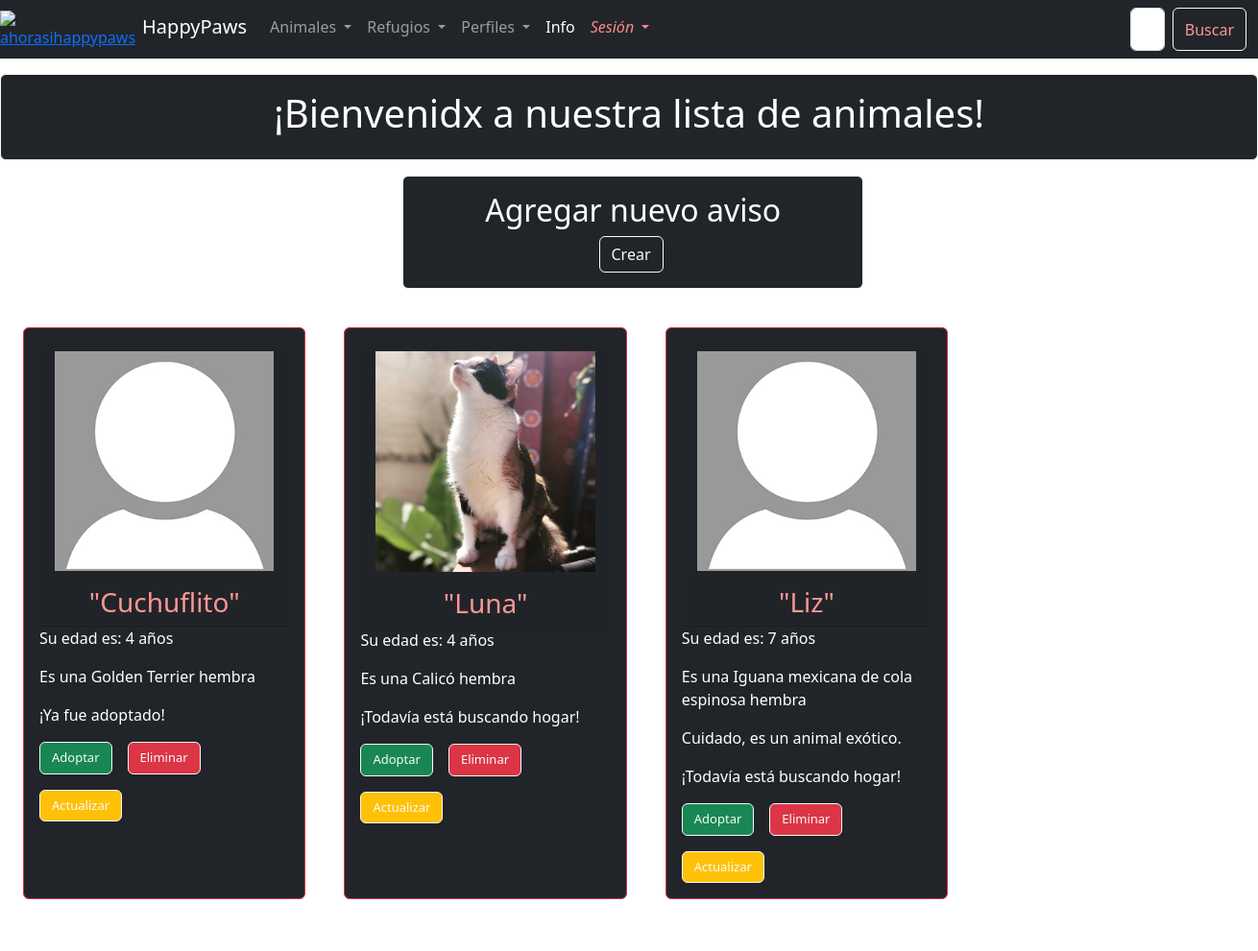
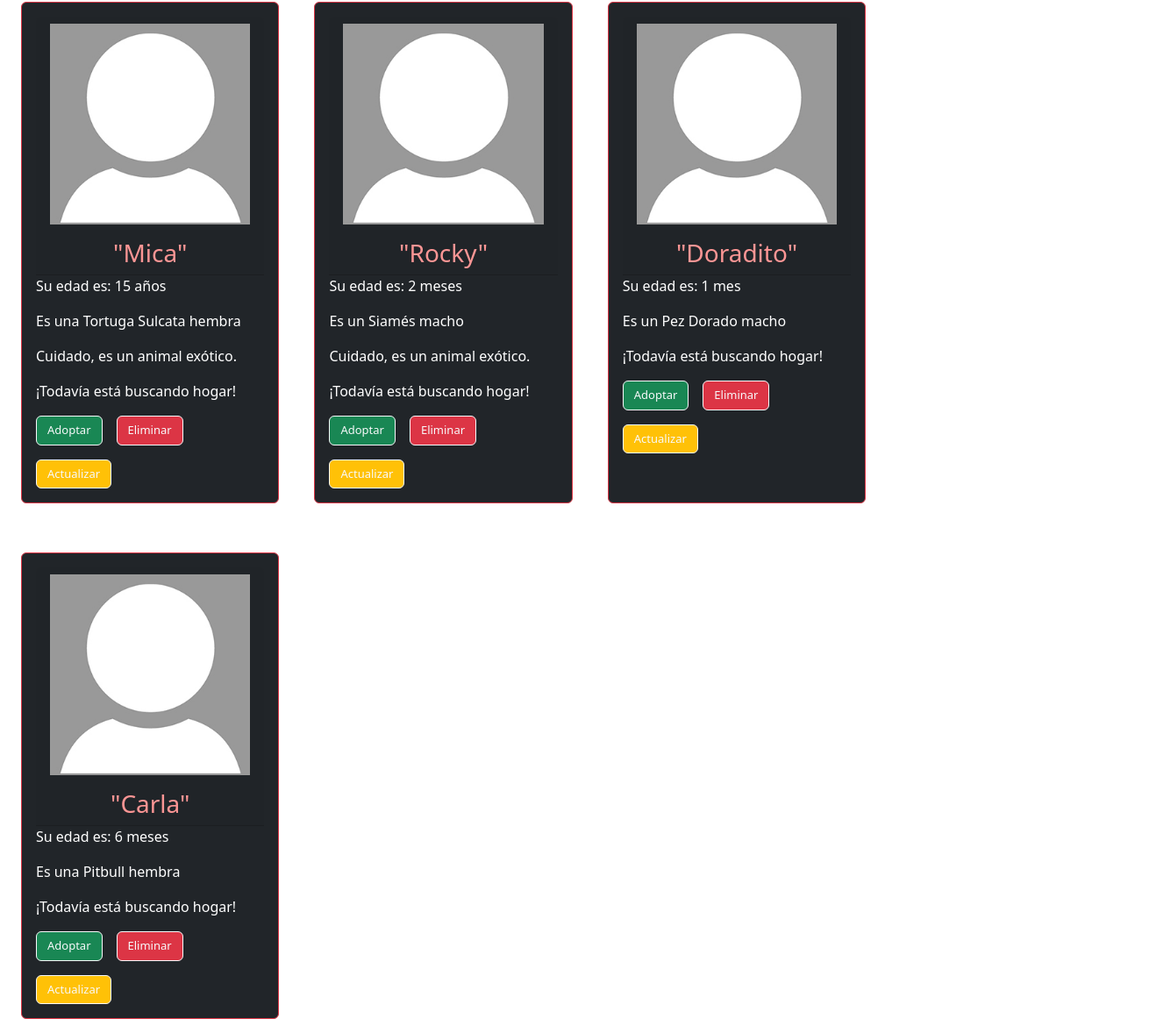
/animal-list/, run on an earlier commit of the app's database (2 pictures, top to bottom).
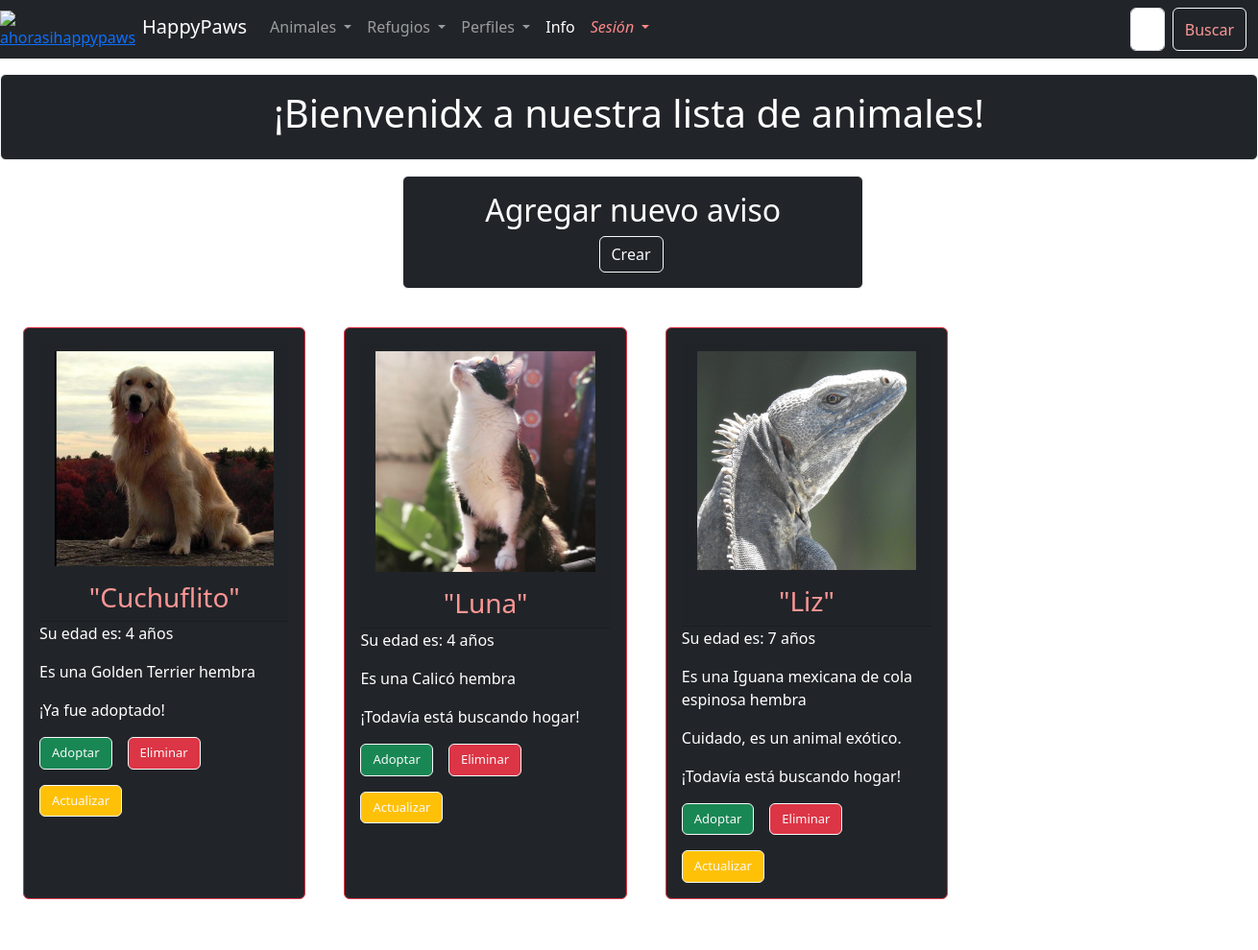
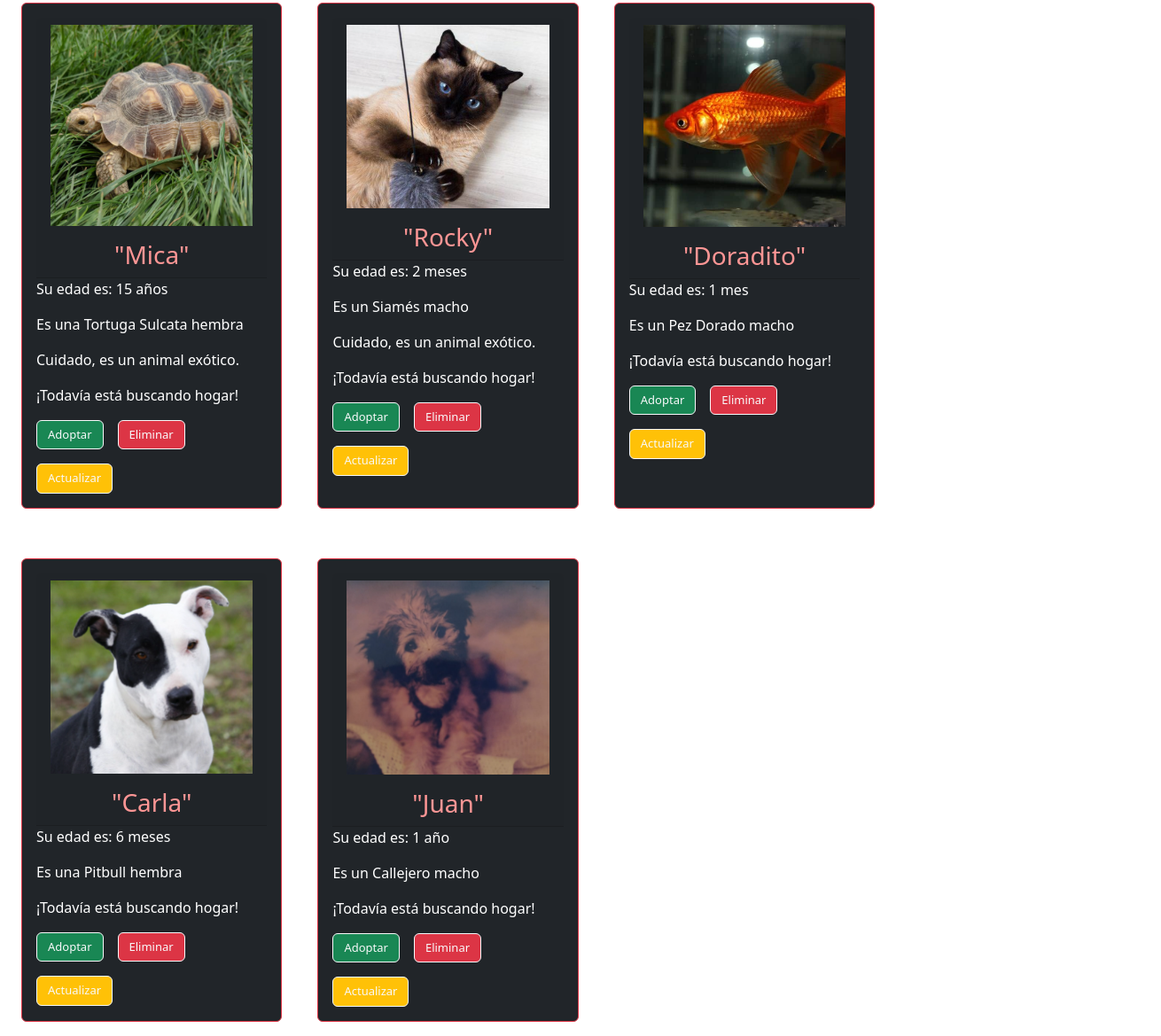
And on a later commit of the database (2 pictures, top to bottom).
### animal_app/models.py (models this page shows, shortened)
class Animals(models.Model):
    name = models.CharField(max_length=100)
    age = models.IntegerField()
    gender = models.CharField(max_length=100)
    adopted = models.BooleanField(default=True)
    breed = models.CharField(max_length=100)
    exotic = models.BooleanField(default=False)
    baby = models.BooleanField(default=False)
    image = models.ImageField(upload_to=('pets/'), default="default.jpg")

### animal_app/views.py (the view)
# urls.py: path("animal-list/", animal_list),
def animal_list(request):
    if "search" in request.GET:
        search = request.GET["search"]
        all_animals = Animals.objects.filter(name__icontains=search)
    else:
        all_animals = Animals.objects.all()
    context = {
        "adoptions":all_animals,
    }
    return render(request, "animal-list.html", context = context)

### templates/animal-list.html (shortened to what this page needs)
{% extends "base.html" %}
{% block content %}
    <div class="card text-bg-dark mb-3 card border-light mb-3">
        <div class="card-body">
            <h1 style="text-align:center;">¡Bienvenidx a nuestra lista de animales!</h1>
        </div>
    </div>
    <div class="card text-bg-dark mb-3 card border-light mb-3" style="max-width: 30rem; margin-left: 32%;">
        <div class="card-body">
            <h2 style="text-align: center;">Agregar nuevo aviso </h2>
            <a href="/putup-adoption/" class="btn btn-dark btn-outline-light" style="text-align: center; margin-left: 42%;"> Crear </a>
        </div>
    </div>
<div style="height: auto;
display: flex !important;
flex-wrap: wrap;
color: black;
gap: 2.5rem;
padding-left: 1.5rem;
padding-right: 1.5rem;
padding-top: 1.5rem;">
    {% for animal in adoptions %}
    <div class="card text-bg-dark mb-3 card border-danger mb-3" style="max-width: 18.4rem; max-height: 40rem;",>
        <div class="card-body">
        <h3 class="card-header"  style="color:rgb(254, 150, 149); text-align: center;">
            <img src="{{animal.image.url}}" alt="" style="width: 100%; height: 100%; object-fit: cover; ">
            "{{animal.name}}"
        </h3>
        {% if animal.baby == False %}
            {% if animal.age == 1 %}
                <p>Su edad es: {{animal.age}} año</p>
            {% else %}
                <p>Su edad es: {{animal.age}} años</p>
            {% endif %}
        {% else %}
            {% if animal.age == 1 %}
                <p>Su edad es: {{animal.age}} mes</p>
            {% else %}
                <p>Su edad es: {{animal.age}} meses</p>
            {% endif %}
        {% endif %}
        {% if animal.gender == "Macho" %}
            <p>Es un {{animal.breed}} macho</p>
        {% else %}
            <p>Es una {{animal.breed}} hembra</p>
        {% endif %}
        {% if animal.exotic == True %}
        <p> Cuidado, es un animal exótico. </p>
        {% endif %}
        {% if animal.adopted == True %}
        <p>¡Todavía está buscando hogar!</p>
        {% else %}
        <p>¡Ya fue adoptado!</p>
        {% endif %}
            <div style="height: auto;
            display: flex !important;
            flex-wrap: wrap;
            color: black;
            gap: 1rem;">
            <a href="/adopted/" class="btn btn-success btn-outline-light" style="font-size: small;">Adoptar</a>
            <a href="/delete-animal/{{animal.id}}" class="btn btn-danger btn-outline-light" style="font-size: small;">Eliminar</a>
            <a href="/update-animal/{{animal.id}}" class="btn btn-warning btn-outline-light" style="font-size: small;">Actualizar</a>
            </div>
        </div>
    </div>
    {% endfor %}
</div>
{% endblock %}

### templates/base.html (shortened to what this page needs)
<!DOCTYPE html>
<html lang="en">
<head>
    <link href="https://cdn.jsdelivr.net/npm/bootstrap@5.3.0-alpha1/dist/css/bootstrap.min.css" rel="stylesheet">
</head>
<body>
    <header>
            <nav class="navbar navbar-expand-lg navbar-dark bg-dark">
                <a href=""><img src="https://i.ibb.co/VVpN3y7/ahorasihappypaws.png" alt="ahorasihappypaws" width="60" height="60" /></a>
                <div class="container-fluid">
                <a class="navbar-brand" href="/" style="margin-bottom:5px; margin-left:-5px;">HappyPaws</a>
                <div class="collapse navbar-collapse" id="navbarSupportedContent">
                    <ul class="navbar-nav me-auto mb-2 mb-lg-0">
                        <li class="nav-item dropdown">
                            <a class="nav-link dropdown-toggle" href="#" role="button" data-bs-toggle="dropdown" aria-expanded="false">
                                Animales
                            </a>
                        </li>
                        <li class="nav-item dropdown">
                            <a class="nav-link dropdown-toggle" href="#" role="button" data-bs-toggle="dropdown" aria-expanded="false">
                                Refugios
                            </a>
                        </li>
                        <li class="nav-item dropdown">
                            <a class="nav-link dropdown-toggle" href="#" role="button" data-bs-toggle="dropdown" aria-expanded="false">
                                Perfiles
                            </a>
                        </li>
                        <li class="nav-item"><a class="nav-link active" aria-current="page" href="/about-us/">Info</a></li>
                        <li class="nav-item dropdown">
                            <a class="nav-link dropdown-toggle" href="#" role="button" data-bs-toggle="dropdown" aria-expanded="false" style="color: rgb(252, 135, 135); margin-bottom:5px; margin-top:0px; margin-right:-100px; font-style:italic;">
                                {% if request.user.is_authenticated %}
                                    <img src="{{request.user.profile.image.url}}" alt="" height="20px" width="20px">
                                    {{request.user.username}}
                                {% elif not request.user.is_authenticated %}
                                    Sesión
                                {% endif %}
                            </a>
                        </li>
                    <form class="d-flex" role="search" action="/animal-list/" method="GET">
                    <input class="form-control me-2" type="search" placeholder="Buscar Animales" aria-label="Search" name="search" style="margin-left:570px;">
                    <button class="btn btn-outline-light" type="submit" style="color:rgb(254, 150, 149)">Buscar</button>
                    </form>
                </div>
                </div>
            </nav>
    </header>
    {% block content %}
    {% endblock %}
</body>
</html>

### templates/base.html (style rules this page uses)
body { background-image: url('https://i.pinimg.com/564x/0b/c4/a1/0bc4a10e10077c2aedac4cf37e7378c7.jpg'); }

What changed in the data, as far as the page shows it:
changed Animals "Cuchuflito": image: picture added in place of a placeholder
changed Animals "Liz": image: picture added in place of a placeholder
changed Animals "Mica": image: picture added in place of a placeholder
changed Animals "Rocky": image: picture added in place of a placeholder
changed Animals "Doradito": image: picture added in place of a placeholder
changed Animals "Carla": image: picture added in place of a placeholder
added Animals: image (picture), name "Juan", age "1", breed "Callejero", adopted "¡Todavía está buscando hogar!"
